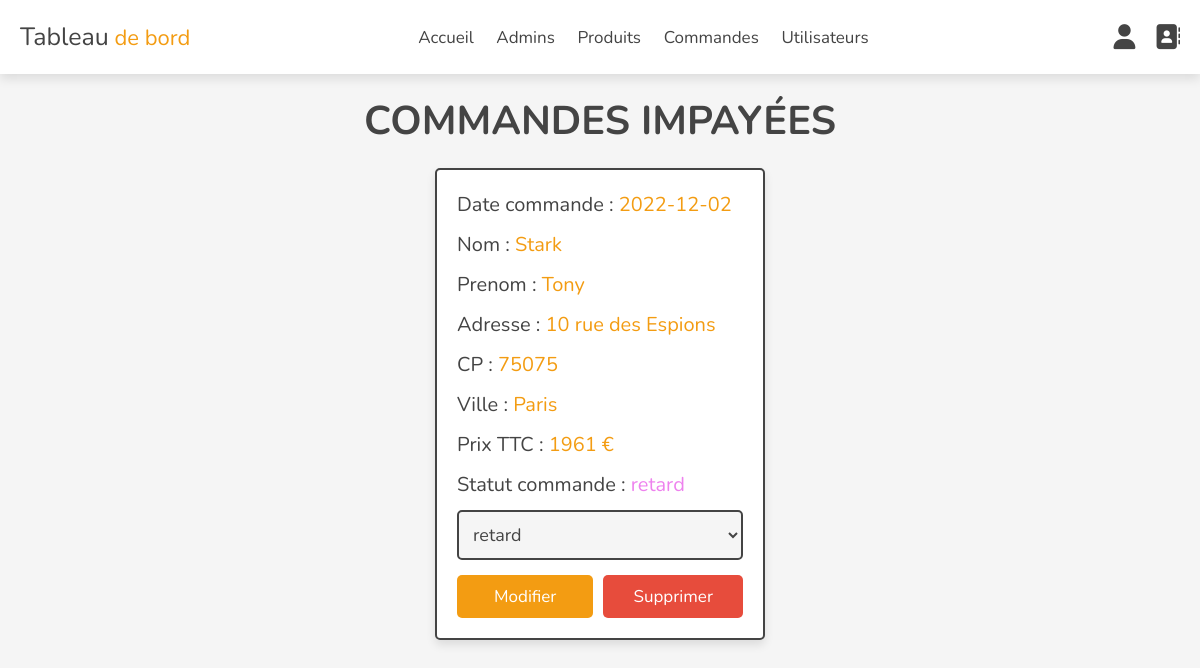
The page /admin/uncompleted_orders.php (signed in) on the database its author committed.
### tables this page shows
CREATE TABLE `orders` (
  `id` int(100) NOT NULL,
  `user_id` int(100) NOT NULL,
  `nom` varchar(20) NOT NULL,
  `prenom` varchar(50) NOT NULL,
  `telephone` varchar(10) NOT NULL,
  `adresse` varchar(50) NOT NULL,
  `cp` varchar(50) NOT NULL,
  `ville` varchar(50) NOT NULL,
  `total_produits` varchar(1000) NOT NULL,
  `prixTTC` int(100) NOT NULL,
  `date_commande` date NOT NULL DEFAULT current_timestamp(),
  `statut_commande` varchar(20) NOT NULL DEFAULT 'en attente'
);

### admin/uncompleted_orders.php (the view, shortened to what this page needs)
<?php
include '../components/connect.php';
?>
<!DOCTYPE html>
<html lang="en">
<head>
   <link rel="stylesheet" href="https://cdnjs.cloudflare.com/ajax/libs/font-awesome/6.1.1/css/all.min.css">
   <link rel="stylesheet" href="assets/css/admin_style.css">
</head>
<body>
   <?php include '../components/admin_header.php'; ?>
   <section class="orders">
      <h1 class="heading">Commandes impayées</h1>
      <div class="box-container">
         <?php
         $select_orders = $conn->prepare("SELECT * FROM `orders` WHERE statut_commande = ?");
         $select_orders->execute((['retard']));
         if ($select_orders->rowCount() > 0) {
            while ($fetch_orders = $select_orders->fetch(PDO::FETCH_ASSOC)) {
         ?>
               <div class="box">
                  <p> Date commande : <span><?= $fetch_orders['date_commande']; ?></span> </p>
                  <p> Nom : <span><?= $fetch_orders['nom']; ?></span> </p>
                  <p> Prenom : <span><?= $fetch_orders['prenom']; ?></span> </p>
                  <p> Adresse : <span><?= $fetch_orders['adresse']; ?></span> </p>
                  <p> CP : <span><?= $fetch_orders['cp']; ?></span> </p>
                  <p> Ville : <span><?= $fetch_orders['ville']; ?></span> </p>
                  <p> Prix TTC : <span><?= $fetch_orders['prixTTC']; ?> €</span> </p>
                  <p> Statut commande :
                     <span style="color:<?php if ($fetch_orders['statut_commande'] == 'en attente') {
                                             echo 'blue';
                                          } elseif ($fetch_orders['statut_commande'] == 'terminee') {
                                             echo 'green';
                                          } elseif ($fetch_orders['statut_commande'] == 'retard') {
                                             echo 'violet';
                                          } elseif ($fetch_orders['statut_commande'] == 'annulee') {
                                             echo 'red';
                                          }; ?>"><?= $fetch_orders['statut_commande']; ?>
                     </span>
                  </p>
                  <form action="" method="post">
                     <select name="statut_commande" class="select">
                        <option selected disabled><?= $fetch_orders['statut_commande']; ?></option>
                     </select>
                     <div class="flex-btn">
                        <input type="submit" value="Modifier" class="option-btn" name="update_statut">
                        <a href="placed_orders.php?delete=<?= $fetch_orders['id']; ?>" class="delete-btn" onclick="return confirm('Supprimer cette commande ?');">Supprimer</a>
                     </div>
                  </form>
               </div>
         <?php
            }
         } else {
            echo '<p class="empty">Aucune commandes !</p>';
         }
         ?>
      </div>
   </section>
</body>
</html>

### admin/assets/css/admin_style.css (style rules this page uses)
:root { --main-color:#2980b9; --orange:#f39c12; --red:#e74c3c; --black:#444; --white:#fff; --light-color:#777; --light-bg:#f5f5f5; --border:.2rem solid var(--black); --box-shadow:0 .5rem 1rem rgba(0,0,0,.1); }
* { font-family: 'Nunito', sans-serif; margin:0; padding:0; box-sizing: border-box; outline: none; border:none; text-decoration: none; }
html { font-size: 62.5%; overflow-x: hidden; }
body { background-color: var(--light-bg); padding-bottom: 10rem; }
section { padding:2rem; max-width: 1200px; margin:0 auto; }
.heading { font-size: 4rem; color:var(--black); margin-bottom: 2rem; text-align: center; text-transform: uppercase; }
.btn, .delete-btn, .option-btn { display: block; width: 100%; margin-top: 1rem; border-radius: .5rem; padding:1rem 3rem; font-size: 1.7rem; color:var(--white); cursor: pointer; text-align: center; }
.option-btn { background-color: var(--orange); }
.delete-btn { background-color: var(--red); }
.flex-btn { display: flex; gap:1rem; }
.orders .box-container { display: grid; grid-template-columns: repeat(auto-fit, 33rem); gap:1.5rem; align-items: flex-start; justify-content: center; }
.orders .box-container .box { padding:2rem; padding-top: 1rem; border-radius: .5rem; border:var(--border); background-color: var(--white); box-shadow: var(--box-shadow); }
.orders .box-container .box p { line-height: 1.5; font-size: 2rem; color:var(--black); margin:1rem 0; }
.orders .box-container .box p span { color:var(--orange); }
.orders .box-container .select { margin-bottom: .5rem; width: 100%; background-color: var(--light-bg); padding:1rem; font-size: 1.8rem; color:var(--black); border-radius: .5rem; border:var(--border); }

### rows shown on the page
orders: date_commande "2022-12-02", nom "Stark", prenom "Tony", adresse "10 rue des Espions", cp "75075", ville "Paris", prixTTC "1961", statut_commande "retard"
